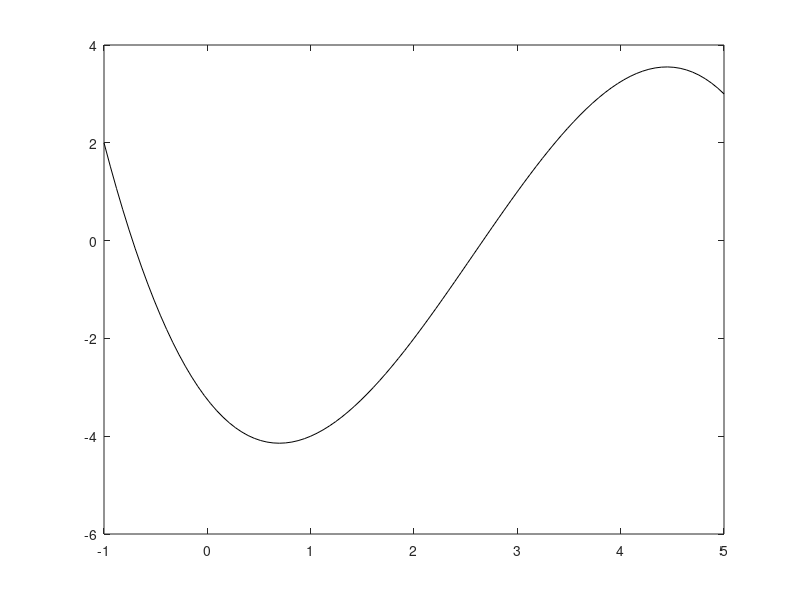

Reproduce this figure in MATLAB.
clear; clc; clear all
% Quadratic funtion
% a*x^2 + b*x + c = 0

% (-1.1) (1,-4) (3,1) (5,3)
% polyfit, polyval

x=[-1 1 3 5];
y=[2 -4 1 3];
plot(x,y, 'ro');
p =polyfit(x,y,length(x)-1)    %polifit(x좌표, y좌표,차수

xx = linspace(-1,5,100);        
yy = polyval(p,xx)              % (value)

% normal
plot(xx, yy, 'k-') % third == option value

% no x-value
plot(yy, 'k-')  % x값이 없으니 linspace에 나온 100개로 인덱스 생성됨.


% clf; clear figure (delete)
% close all; close figure (close)
% figure(100): 100 값을 갖는 figure open
% hold on; draw over
% hold off;




% can be replaced with hold on
plot(x, y,'ro',xx, yy, 'k-')


plot(x,y,'ro')
hold on
plot(xx, yy, 'k-')


plot(x,y,'ro')
hold off
plot(xx, yy, 'k-')










